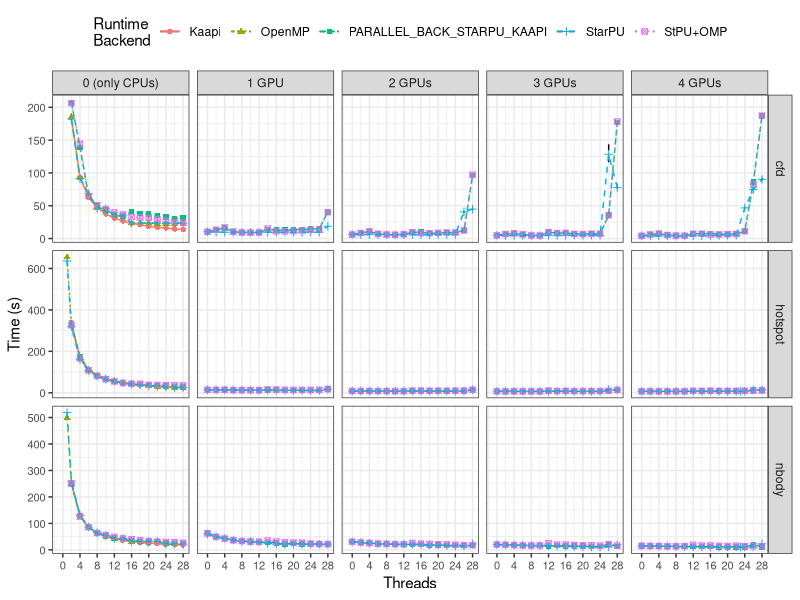

This figure's R source:
library(ggplot2)
library(plyr)
entry <- c("BENCH", "backend", "size", "block_size", "thread", "gpus")
dados_all <- read.csv("../dados/idcin-2/data_R.csv", header=TRUE, sep=";")

# filters
dados <- dados_all[grep("SERIAL", dados_all$backend, invert=TRUE),] #eliminate SERIAL
dados <- dados[((dados$BENCH == "hotspot") & (dados$size == 16384) & (dados$block_size == 1024)) | 
					((dados$BENCH == "nbody") & (dados$size == 98304) & (dados$block_size == 2048)) |
					((dados$BENCH == "cfd") & (dados$size == 131072) & (dados$block_size == 4096)),]
dados <- dados[(dados$thread != 25) & (dados$thread != 27),]

# rename GPUs label
dados[dados$gpus == 0, "gpus"] <- as.character("0 (only CPUs)")
dados[dados$gpus == 1, "gpus"] <- as.character("1 GPU")
dados[dados$gpus == 2, "gpus"] <- as.character("2 GPUs")
dados[dados$gpus == 3, "gpus"] <- as.character("3 GPUs")
dados[dados$gpus == 4, "gpus"] <- as.character("4 GPUs")
# rename backends
dados$backend <- ifelse(dados$backend == "PARALLEL_BACK_KAAPI", "Kaapi", as.character(dados$backend))
dados$backend <- ifelse(dados$backend == "PARALLEL_BACK_STARPU", "StarPU", as.character(dados$backend))
dados$backend <- ifelse(dados$backend == "PARALLEL_BACK_OPENMP", "OpenMP", as.character(dados$backend))
dados$backend <- ifelse(dados$backend == "PARALLEL_BACK_STARPU_OPENMP", "StPU+OMP", as.character(dados$backend))

dados_stat <- ddply(dados, entry, summarise, 
                    n=length(time), mean=mean(time), sd=sd(time),
                    se=sd/sqrt(n), ci=se*qt(.95/2 + .5, n-1))

# The errorbars overlapped, so use position_dodge to move them horizontally
pd <- position_dodge(0.1) # move them .05 to the left and right

ggplot(dados_stat, aes(x=thread, y=mean, color=factor(backend), shape=factor(backend), linetype=factor(backend)))+
    geom_errorbar(aes(ymin=mean-ci, ymax=mean+ci), color="black", width=.1, position=pd) +
    geom_point() +
    geom_line() +
    theme_bw() +
    scale_colour_discrete(name="Runtime\nBackend") +
    scale_shape_discrete(name="Runtime\nBackend") +
    scale_linetype_discrete(name="Runtime\nBackend") +
    theme(axis.text.x = element_text(size=8), axis.text.y= element_text(size=8), legend.position="top") + 
    xlab("Threads") +
    ylab("Time (s)") + 
    scale_x_continuous(limits=c(-1,28), breaks=seq(0,28,4)) +
    #scale_y_continuous(limits=c(0,110), breaks=seq(0,100,10)) +
    facet_grid(BENCH ~ gpus, scales = "free_y")